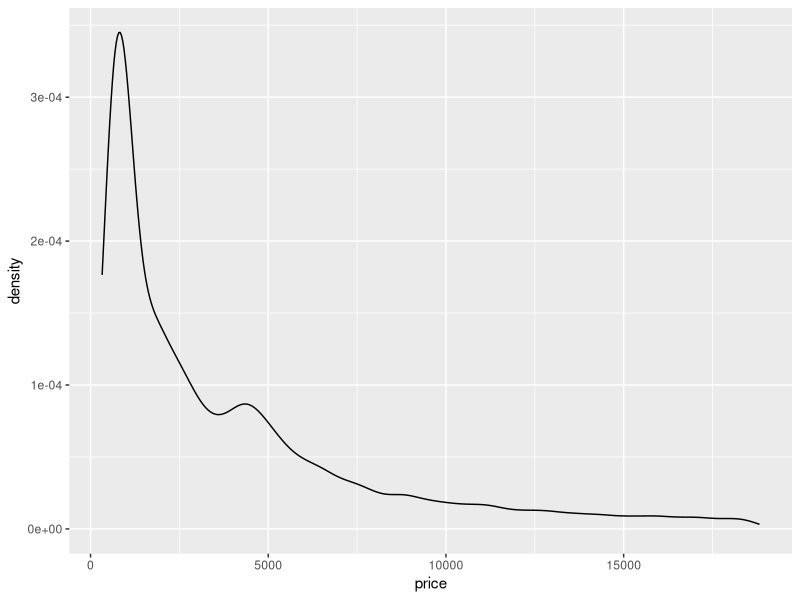

Here is the R script that generated this plot: (Note: this script raises an error after producing the figure.)
library(tidyverse)
library(patchwork)

ggplot(diamonds, aes(x = price)) +
  geom_density()

ggplot(samp, aes(y = price, x = carat, colour = color)) +
  geom_point() +
  geom_smooth(method = "lm")

ggplot(samp, aes(y = price, x = carat, colour = color)) +
  geom_point() +
  scale_x_log10() +
  scale_y_log10()  +
  geom_smooth(method = "lm")


set.seed(123)
reps <- 1000
results <- tibble(
  log_trans = numeric(reps),
  untransformed = numeric(reps),
  naive = numeric(reps)
)

for(i in 1:reps){
  samp <- sample_n(diamonds, 1000)
  
  mod1 <- lm(log(price) ~ log(carat) + color, data = samp)
  preds1 <- predict(mod1, newdata = diamonds)
  
  mod2 <- lm(price ~ carat + color, data = samp)
  preds2 <- predict(mod2, newdata = diamonds)
  
  mod3 <- mean(samp$price)
  
  results[i, ] <- cbind(mean(exp(preds1)), mean(preds2), mod3)
}

true_value <- mean(diamonds$price)

p1 <- ggplot(results, aes(x = naive, y = untransformed)) +
  geom_point() +
  coord_equal() +
  annotate("point", x = true_value, y = true_value, size = 3, colour = "red") +
  annotate("label", x = true_value, y = true_value - 10, 
           label = "True value", hjust = 1, size = 3, colour = "red") +
  labs(x = "Based on simple average from sample",
       y = "Based on untransformed model",
       subtitle = "Simple average leads to higher variance than model-based estimate",
       title = "Comparison of different estimation methods from a simple random sample")

p2 <- ggplot(results, aes(x = log_trans, y = untransformed)) +
  geom_point() +
  coord_equal() +
  annotate("point", x = true_value, y = true_value, size = 3, colour = "red") +
  annotate("text", x = true_value, y = true_value - 10, 
           label = "True value", hjust = 1, size = 3, colour = "red") +
  labs(x = "Based on log-log model",
       y = "Based on untransformed model",
       subtitle = "Log-log model leads to underestimates")


p3 <- results %>%
  gather(variable, value) %>%
  mutate(variable = case_when(
    variable == "log_trans" ~ "Model with log transformation",
    variable == "naive" ~ "Simple average of sample",
    variable == "untransformed" ~ "Model with no transformation"
  )) %>%
  ggplot(aes(x = value, colour = variable, fill = variable)) +
  geom_density(alpha = 0.8) +
  geom_vline(xintercept = true_value, colour = "red") +
  annotate("text", x = true_value, y = 0.0005, 
           label = "True value", hjust = 1, vjust = 0, size = 3, colour = "red") +
  scale_color_brewer(palette = "Set2") +
  scale_fill_brewer(palette = "Set2") +
  labs(
    title = "Comparison of different estimation methods from a simple random sample",
    x = "Estimated value",
    colour = "",
    fill = "",
    subtitle = "log-log model is biased low; simple average has higher variance; model with no transformation is best.")
p3

p1 + p2
